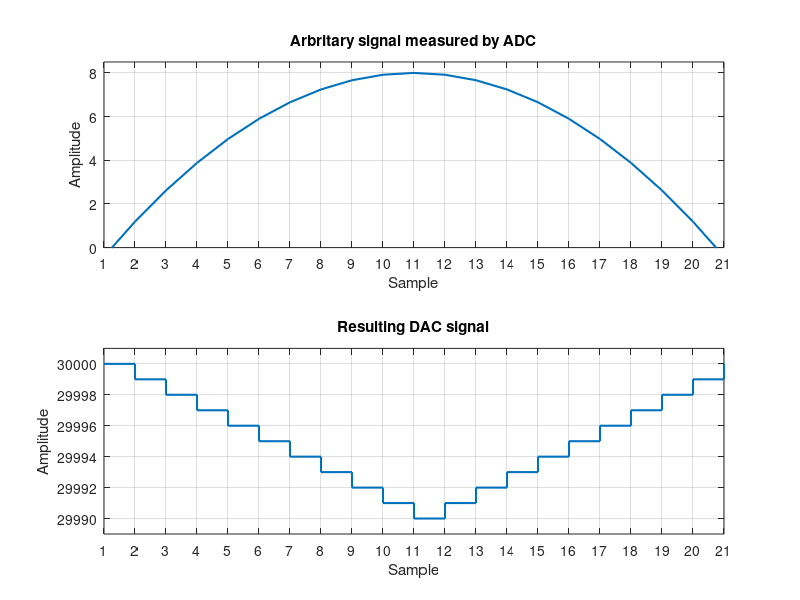

MATLAB code for this plot:
clc
close all
clear all

%% VCSEL_startup()
close all

y=0:100:(30000+100);
stairs(y)
%%
grid on
axis()
%Plot labels
title('Ramp of VCSEL current')
xlabel('Sample')
ylabel('Amplitude')

%% LaserLock() Example with arbitrary signal
close all

graph_step=0.1;
x=0:graph_step:2;
samples = 1:size(x,2);
y = -(2.9*x-2.9).^2+8;

subplot(2,1,1);
hold off
plot(samples,y,'LineWidth',1.5)
grid on
axis([1 samples(end) 0 8.5])
xticks([1:samples(end)])
xtickangle(45)

%Plot labels
title('Arbritary signal measured by ADC')
xlabel('Sample') 
ylabel('Amplitude') 

ADC=[30000];
step=1;
for i=2:size(y,2)
 if y(i)<y(i-1)
     ADC=[ADC,ADC(end)+step];
 else
     ADC=[ADC,ADC(end)-step];
 end
end

subplot(2,1,2); 
stairs(samples,ADC,'LineWidth',1.5)
grid on
axis([1 samples(end) 2.9989e4 3.0001e4])
xticks([1:samples(end)])
%Plot labels
title('Resulting DAC signal')
xlabel('Sample') 
ylabel('Amplitude') 
xtickangle(45)

%Saving plot
saveas(gcf, 'laser_lock_example.png')